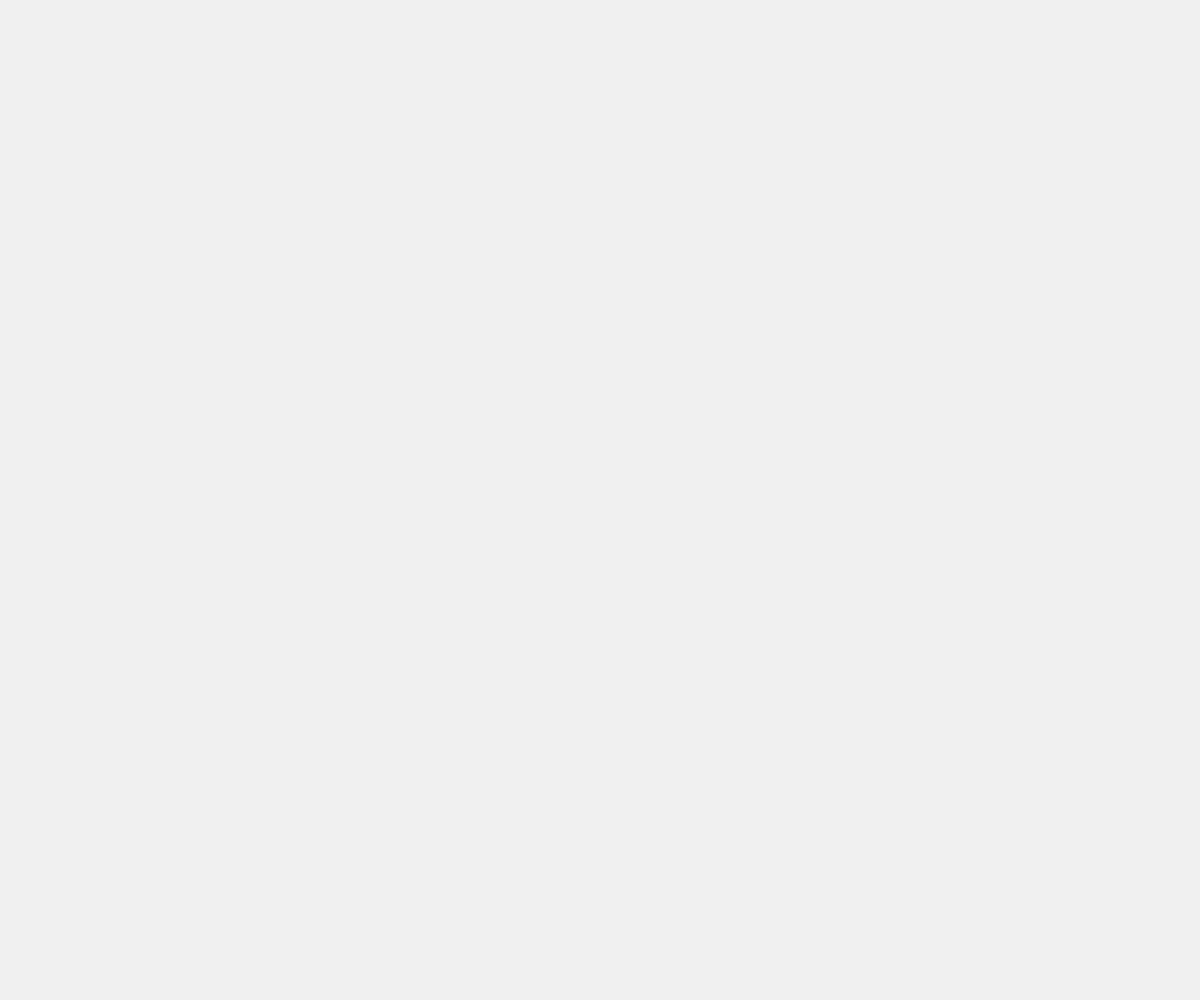
Frame 1 (no input)
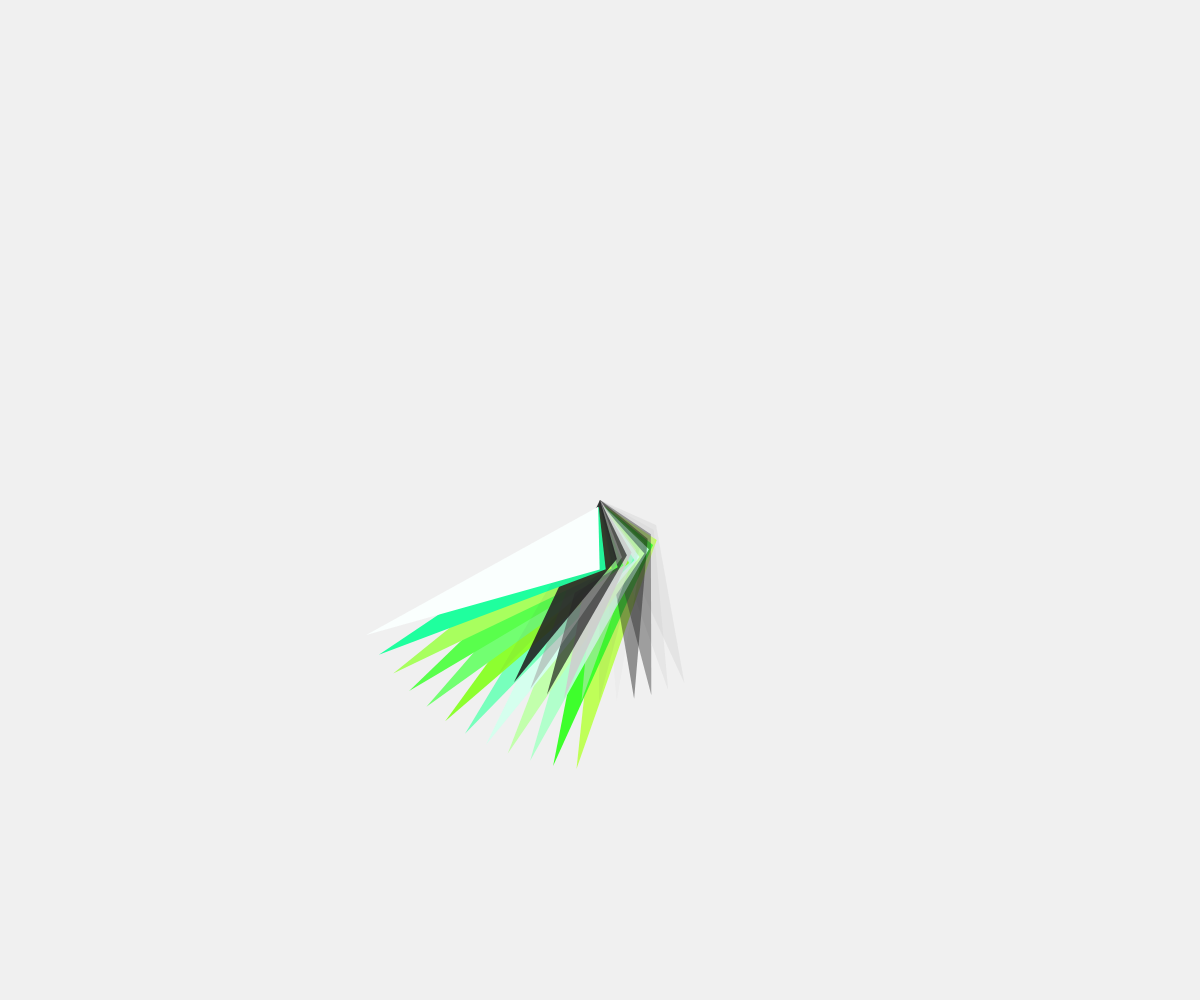
Frame 60 (no input)
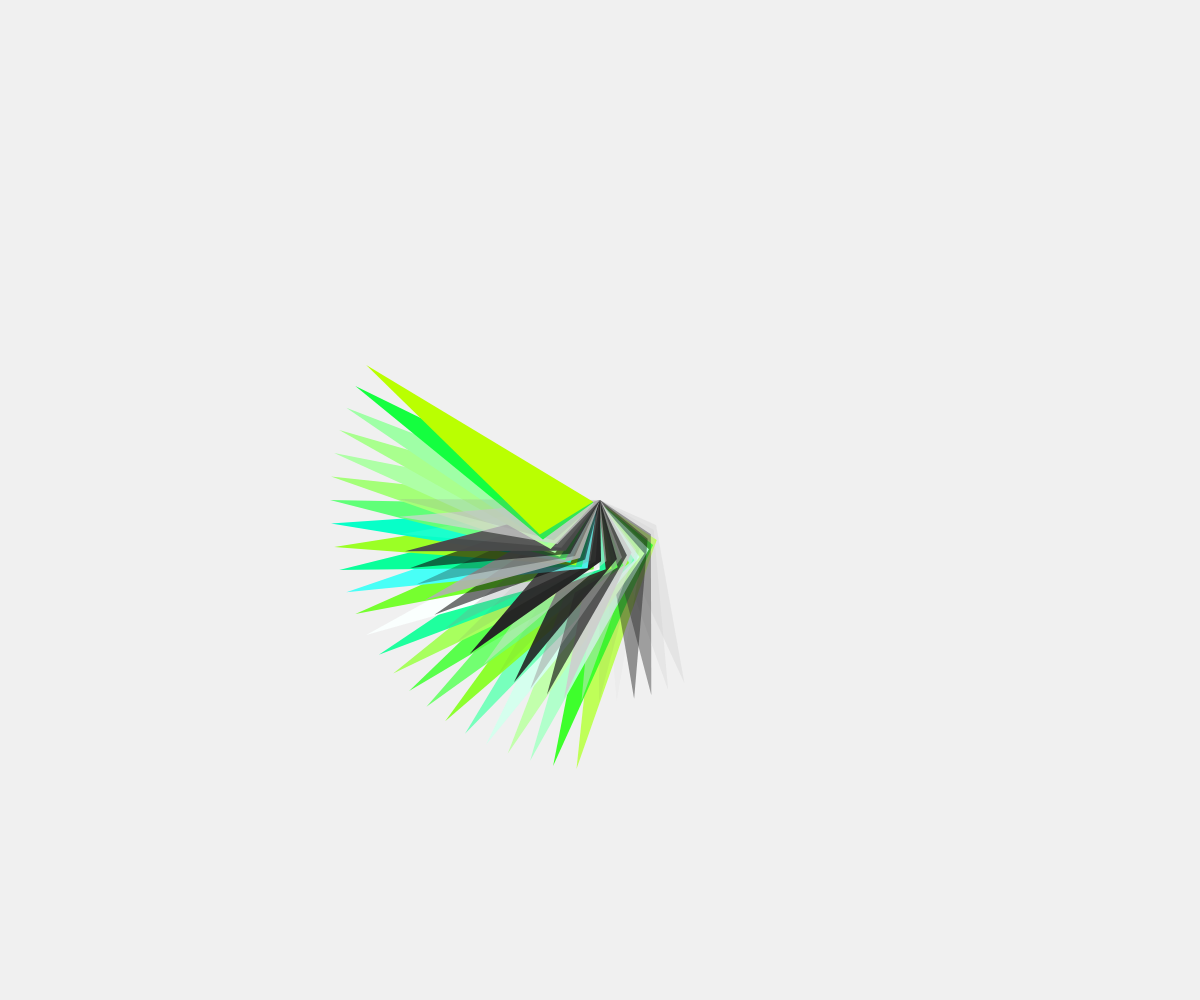
Frame 120 (the mouse pressed at the canvas centre since frame 60)

The p5.js sketch that drew these frames (run headless with seeded random() and noise() and a simulated clock; from frame 60 on, the mouse is pressed at the canvas centre):

// p5.js sketch
// ── sketch.js
function setup() {
	createCanvas(w=windowWidth, h=windowHeight);
	background(240);
	rectMode(CENTER); //elementi ruotano rispetto al loro centro in 0,0
}

function draw(){
	//L'operatore modulo% calcola il resto.
    //esempio: 24% 25 = 24, 25% 25 = 0, 26% 25 = 1, ecc.
    //quindi valuta se questa istruzione if è vera ogni 25 fotogrammi
	if (frameCount % 5 == 0) {
		fill(random(255),random(255));
        noStroke();
		push();
		translate(w/2, h/2); //sposto il canvas
		rotate(radians(frameCount));
		triangle(0, 0, 58, 20, 100, 175);
		pop(); //fine animazione triangoli
	}
    //seconda cornice esterna e colorata 
  	if (frameCount % 5 == 0) {
		fill(random(255),255,random(255));
        noStroke();
		push();
		translate(w/2, h/2); //sposto il canvas
		rotate(radians(frameCount));
		triangle(0, 270, 60, 35, 5, 5);
		pop(); //fine animazione cerchi 
	}
}
